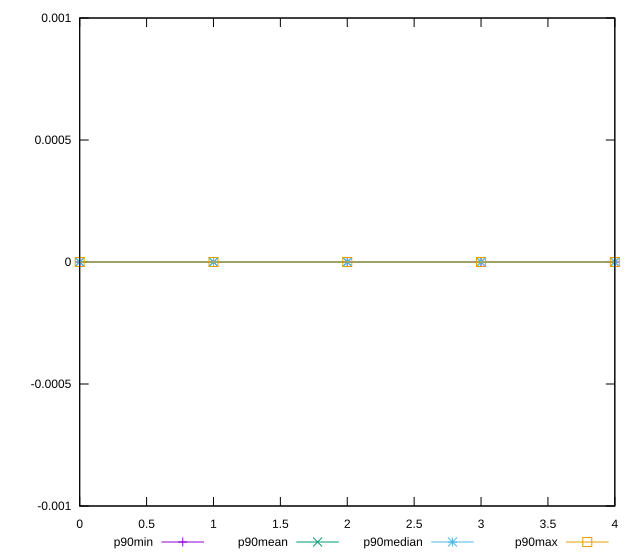

Here is the gnuplot script that generated this plot:
reset

$p90Min <<EOF
0 0
1 0
2 0
3 0
4 0
EOF

$p90Mean <<EOF
0 2.3485487059378305e-18
1 1.982541115402065e-18
2 0
3 0
4 4.087084760982718e-18
EOF

$p90Median <<EOF
0 0
1 0
2 0
3 0
4 0
EOF

$p90Max <<EOF
0 2.7755575615628914e-17
1 1.3877787807814457e-17
2 0
3 0
4 2.7755575615628914e-17
EOF

set key outside below
set xrange [0:4]
set yrange [-0.001:0.0010000000000000278]
set trange [-0.001:0.0010000000000000278]
set terminal svg size 640, 560 enhanced background rgb 'white'
set output "report_00009_2021-02-08T22-37-41.559Z/meta/score-difference/progression/value.svg"

plot $p90Min title "p90min" with linespoints, \
     $p90Mean title "p90mean" with linespoints, \
     $p90Median title "p90median" with linespoints, \
     $p90Max title "p90max" with linespoints

reset
